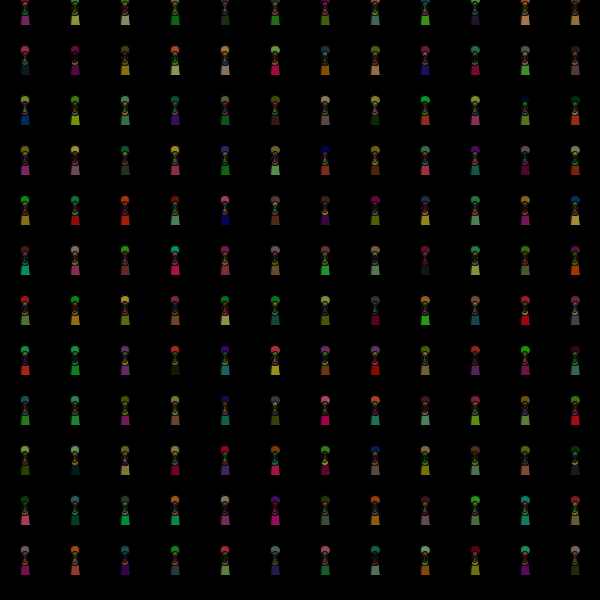
Frame 1 (no input)
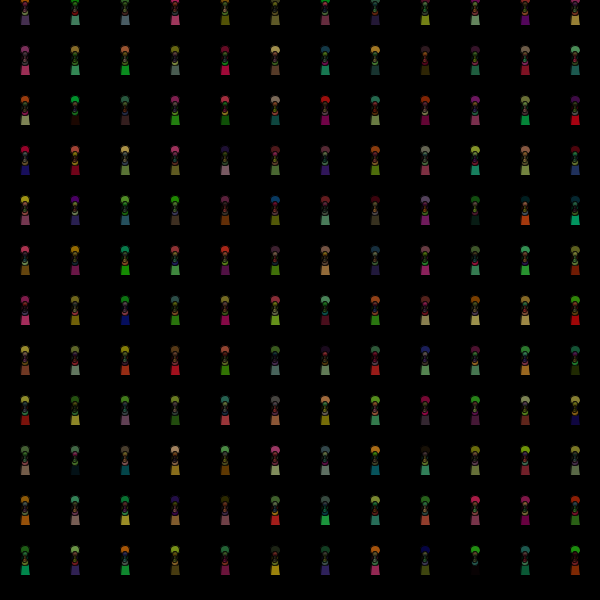
Frame 60 (the mouse pressed at the canvas centre just before this capture)
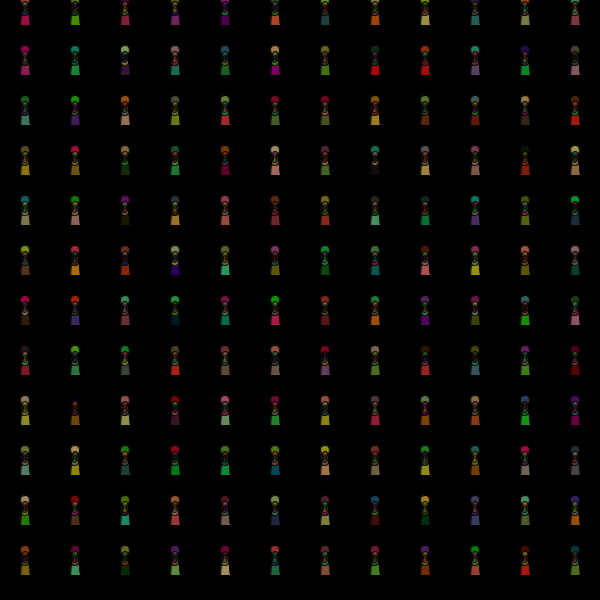
Frame 120 (the mouse held since frame 60 and released just before this capture)

The Processing sketch that drew these frames (run headless with seeded random() and noise(); from frame 60 on, the mouse is pressed at the canvas centre):

// Processing sketch: processing_88631
// ── processing_88631.pde

//Tree from: http://www.openprocessing.org/sketch/68716
void setup()
{
  size(600,600);
}

int maxbranch = 5;
float ang1 = 0;
float ang2 = 0;
float distance;

void draw()
{
  background(0);
  ang2 = map(mouseX,0,width,0,2*PI);
  ang1 = map(mouseY, 0, 100, -PI,0);
  distance = 25;

  for(int i = 25; i < width; i+= 50)
  {
    for(int j = 25; j < height; j+=50)
    {
      pushMatrix();
      translate(i,j);
      branch(0);
      popMatrix();
    }
  }
 /* translate(300,350);
  branch(0);
  branch(3);*/

}

void branch(float inc)
{
  float count = inc;
  count++;
  stroke(0,255/(count/2));
  fill(random(170),random(150), random(100) , 255/(count/2));
  quad(-5/count,0,5/count,0,5/(count+1),-distance/(count),-5/(count+1),-distance/(count));
  ellipseMode(CENTER);
  if (count>1) ellipse(0,0,20/count,20/count);
  if (count < maxbranch){
    pushMatrix();
      translate(0,-distance/(count));
      rotate(ang1+ang2);
      branch(count);
    popMatrix();
    pushMatrix();
      translate(0,-distance/(count));
      rotate(-ang1+ang2);
      branch(count);
    popMatrix();
  }
}
